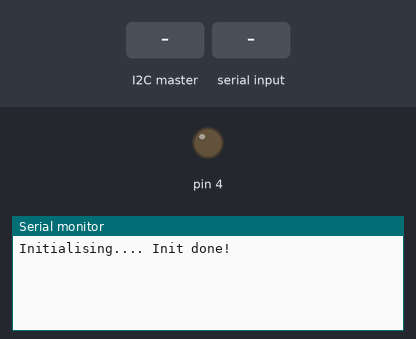
A sketch run on a simulated Arduino Uno, built with avr-gcc and run on an emulated ATmega328P. Shown: output pins drawn as LEDs (lit = HIGH), the last lines printed to the serial monitor. Inputs (shaded band) come from the test bench. Storage starts empty.

Above: at 1.2 s.
1.3 s: the I2C master sends "s"
At 2.5 s:
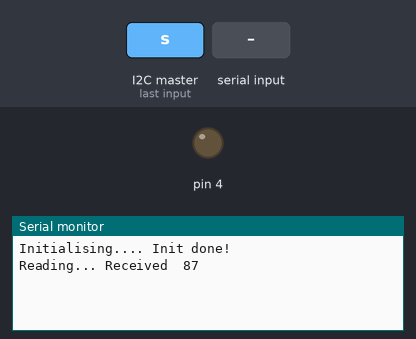
2.8 s: "s" received over Serial
At 3.2 s:
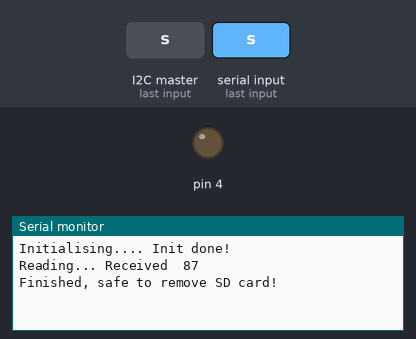
4.3 s: the I2C master sends the byte 1
At 5.1 s:
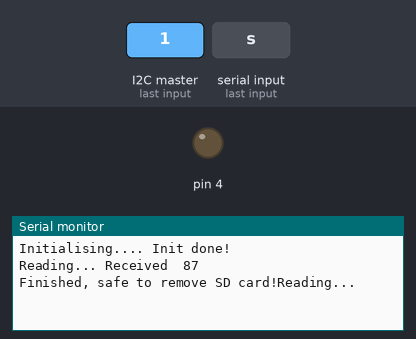

The sketch:

EV3_Postur3.ino
```cpp
/*

  Measures back angle 1500 times (500 * 3), every second = for 25 minutes

*/

#include <Wire.h> // Libraries
#include <SD.h>
#include <SPI.h>

#define scaling 10,100,0,75 // The scaling from raw read to A.U. (Arbitary Units). It makes the value zero if it's under 10, and then converts this to something closer to degrees. It currently cannot convert them into actual degrees, as they are in my case not linear.

byte I2Cread = 0; // Reading from I2C bus
int count1 = 0; // Counter
int count2 = 0; // Another counter to prevent lock-ups
bool flag = false; // Variable to see if data has been received
bool stopRec = true; // Variable to see if the measurements are finished
int address = 0x04; // I2C address (4)
bool des = true; // Destroy old file(s)?

File logFile; // SD card file

void setup() {
  Serial.begin(9600); // Baudrate for Serial communication (communication with the computer)
  Serial.print("Initialising");
  Serial.print(".");
  pinMode(4, OUTPUT);
  if (!SD.begin(4)) { // Initialise SD card library
    Serial.println(" SD error!");
    stopRec = true; // Tell the data catching function to not start
    while (1) {} // Stop the program
  }
  Serial.print(".");
  if (des) { // Delete old files
    SD.remove("log.txt");
    Serial.print(".");
  }
  logFile = SD.open("log.txt", FILE_WRITE); // Open/create log file from SD card
  Serial.print(". ");
  Wire.begin(address); // Initializing the Wire library with the I2C address
  Wire.onReceive(rec); // Set function to catch the I2C bus data
  Serial.println("Init done!\n");
  stopRec = false; //
}

void loop() {
  if (flag) { // Check if data is received
    flag = false; // Reset the "flag"
    count1++; // Increase the first counter
    Serial.print("Received\t");
    Serial.println(I2Cread);
    logFile.println(I2Cread); // Write received data to the log file
    if (count1 >= 500) { // Check if  the first counter has reached 500
      count2++; // Increase the second counter
      count1 = 0; // Reset the first counter
      if (count2 >= 3) { // Check if the second counter has reached 3
        logFile.close(); // Close the log file (so the SD card can be removed)
        Serial.print("\nFinished, safe to remove SD card!");
        stopRec = true; // Tell the data catching function that the program is finished
        while (1) {} // Stop executing the program
      }
    }
  }
  if (Serial.available()) {
    if (Serial.read() == 's') {
      logFile.close(); // Close the log file (so the SD card can be removed)
      Serial.print("\nFinished, safe to remove SD card!");
      stopRec = true;
      while (1) {} // Stop executing the program
    }
  }
  delay(10);
}

void rec(int byteCount) {
  if (!stopRec) { // If program has not finished
    Serial.print("Reading... ");
    I2Cread = Wire.read(); // Read byte from Wire (I2C)
    I2Cread = map(I2Cread, scaling); // Map the reading from raw read to degrees
    if (I2Cread > 100) { // If the reading is over 100, set it to zero (to make sure there are no weird spikes)
      I2Cread = 0;
    }
    flag = true; // Tell the other parts of the program that data has been received
  }
}
```

Measured:
- after the input at 1.3 s, the serial monitor: prints a new line at once (image 1)
- after the input at 2.8 s, the serial monitor: prints a new line at once (image 2)
- after the input at 4.3 s, the serial monitor: prints a new line at once (image 3)
